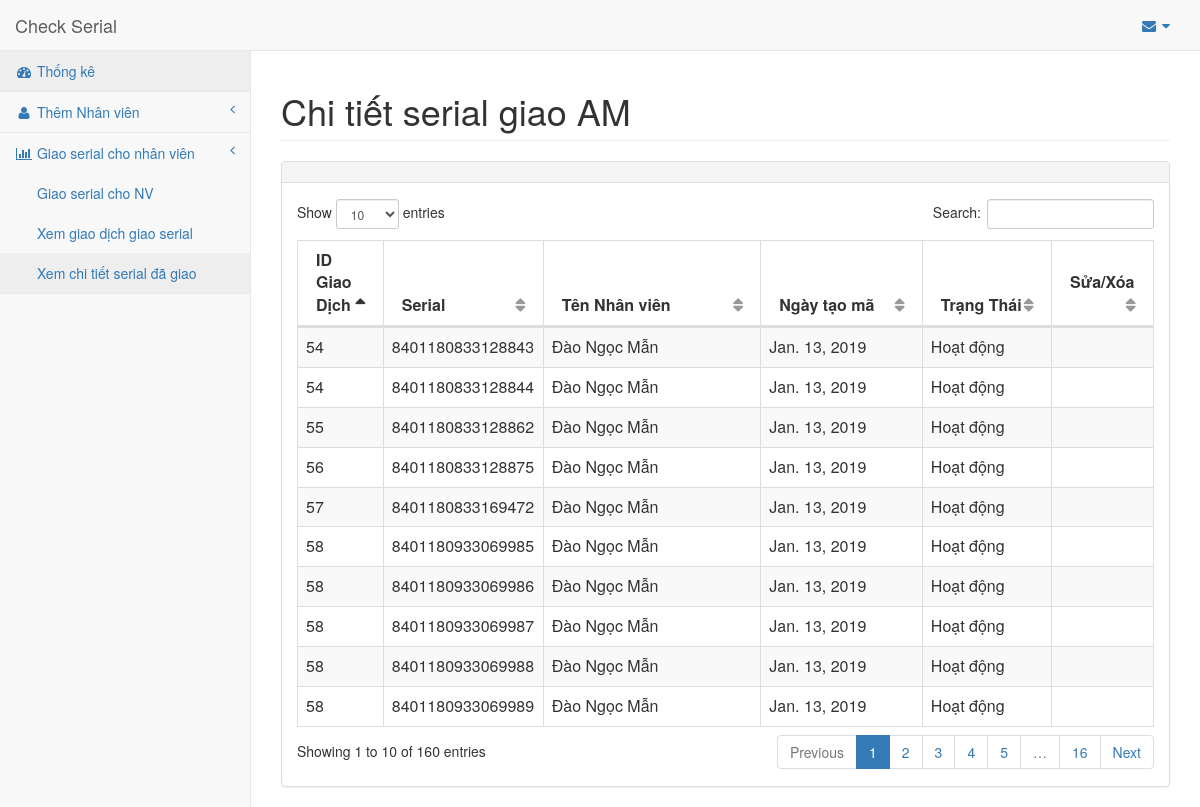
The app's page /trans/detail with its own data.
### PagesApp/models.py (models this page shows, shortened)
class GiaoDichDetail(models.Model):
    gd = models.ForeignKey(GiaoDich, on_delete=models.CASCADE)
    em = models.ForeignKey(Employee, on_delete=models.CASCADE)
    status = models.SmallIntegerField(max_length=2)
    create_date = models.DateField('date created')
    serial = models.BigIntegerField()
    note = models.CharField(max_length=250, null=True)

class GiaoDich(models.Model):
    em = models.ForeignKey(Employee, on_delete=models.CASCADE)
    create_date = models.DateField('Ngày tạo')
    status = models.SmallIntegerField(max_length=2)
    from_serial = models.BigIntegerField()
    to_serial = models.BigIntegerField()

class Employee(models.Model):
    em_create_date = models.DateField('Ngày tạo')
    em_code = models.CharField(max_length=50, unique=True)
    em_name = models.CharField(max_length=200)
    status = models.SmallIntegerField(max_length=2)

### PagesApp/views.py (the view)
# urls.py: path('trans/detail', views.list_transaction_detail, name='dlist'),
def list_transaction_detail(request):
    tran_detail_list = GiaoDichDetail.objects.order_by('-create_date')
    td_dict = {'td': tran_detail_list}
    return render(request, 'pages/trans/list_detail.html', context=td_dict)

### templates/pages/trans/list_detail.html (shortened to what this page needs)
{% extends 'base.html' %}
{% block content %}
<div class="row">
  <div class="col-lg-12">
      <h1 class="page-header">Chi tiết serial giao AM</h1>
  </div>
</div>
<div class="row">
  <div class="col-lg-12">
    <div class="panel panel-default">
      <div class="panel-heading">
      </div>
      <div class="panel-body">
        <div id="dataTables-example_wrapper" class="dataTables_wrapper form-inline dt-bootstrap no-footer">
          <div class="row">
            <div class="col-sm-6">
            </div>
            <div class="col-sm-6">
            </div>
          </div>
          <div class="row">
            <div class="col-sm-12">
              <table width="100%" class="table table-striped table-bordered table-hover dataTable no-footer dtr-inline" id="dataTables-example" role="grid" aria-describedby="dataTables-example_info" style="width: 100%;">
                <thead>
                  <tr role="row">
                    <th class="sorting_desc" tabindex="0" aria-controls="dataTables-example" rowspan="1" colspan="1" aria-label="Rendering engine: activate to sort column ascending" style="width: 50px;" aria-sort="descending">
                      ID Giao Dịch
                    </th>
                    <th class="sorting" tabindex="0" aria-controls="dataTables-example" rowspan="1" colspan="1" aria-label="Browser: activate to sort column ascending" style="width: 60px;">
                      Serial
                    </th>
                    <th class="sorting" tabindex="0" aria-controls="dataTables-example" rowspan="1" colspan="1" aria-label="Platform(s): activate to sort column ascending" style="width: 200px;">
                      Tên Nhân viên
                    </th>
                    <th class="sorting" tabindex="0" aria-controls="dataTables-example" rowspan="1" colspan="1" aria-label="Engine version: activate to sort column ascending" style="width: 136px;">
                      Ngày tạo mã
                    </th>
                    <th class="sorting" tabindex="0" aria-controls="dataTables-example" rowspan="1" colspan="1" aria-label="CSS grade: activate to sort column ascending" style="width: 99px;">
                      Trạng Thái
                    </th>
                    <th class="sorting" tabindex="0" aria-controls="dataTables-example" rowspan="1" colspan="1" aria-label="CSS grade: activate to sort column ascending" style="width: 50px;">
                      Sửa/Xóa
                    </th>
                  </tr>
                </thead>
                {% if td %}
                <tbody>
                  {% for d in td %}
                  <tr>
                    <td>{{ d.gd.id }}</td>
                    <td>{{ d.serial }}</td>
                    <td>{{ d.em.em_name }}</td>
                    <td class="center">{{ d.create_date }}</td>
                    {%if d.status == 1 %}
                    <td class="center">Hoạt động</td>
                    {% else %}
                    <td class="center">Không hoạt động</td>
                    {% endif %}
                    <td class="center">
                    </td>
                  </tr>
                  {% endfor %}
                </tbody>
                {% endif %}
              </table>
            </div>
          </div>
        </div>
      </div>
    </div>
  </div>
</div>
{% endblock %}

### records on screen
GiaoDichDetail: gd.id "54", serial "8401180833128843", em.em_name "Đào Ngọc Mẫn", create_date "Jan. 13, 2019", status "Hoạt động"
GiaoDichDetail: gd.id "54", serial "8401180833128844", em.em_name "Đào Ngọc Mẫn", create_date "Jan. 13, 2019", status "Hoạt động"
GiaoDichDetail: gd.id "55", serial "8401180833128862", em.em_name "Đào Ngọc Mẫn", create_date "Jan. 13, 2019", status "Hoạt động"
GiaoDichDetail: gd.id "56", serial "8401180833128875", em.em_name "Đào Ngọc Mẫn", create_date "Jan. 13, 2019", status "Hoạt động"
GiaoDichDetail: gd.id "57", serial "8401180833169472", em.em_name "Đào Ngọc Mẫn", create_date "Jan. 13, 2019", status "Hoạt động"
GiaoDichDetail: gd.id "58", serial "8401180933069985", em.em_name "Đào Ngọc Mẫn", create_date "Jan. 13, 2019", status "Hoạt động"
GiaoDichDetail: gd.id "58", serial "8401180933069986", em.em_name "Đào Ngọc Mẫn", create_date "Jan. 13, 2019", status "Hoạt động"
GiaoDichDetail: gd.id "58", serial "8401180933069987", em.em_name "Đào Ngọc Mẫn", create_date "Jan. 13, 2019", status "Hoạt động"
GiaoDichDetail: gd.id "58", serial "8401180933069988", em.em_name "Đào Ngọc Mẫn", create_date "Jan. 13, 2019", status "Hoạt động"
GiaoDichDetail: gd.id "58", serial "8401180933069989", em.em_name "Đào Ngọc Mẫn", create_date "Jan. 13, 2019", status "Hoạt động"
